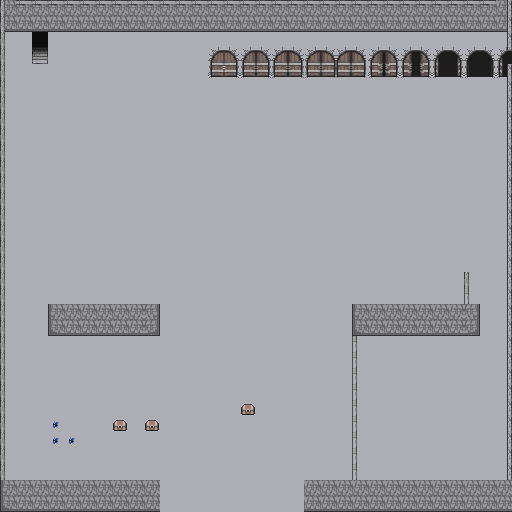

This game map was drawn from its Tiled (.tmx) file and the tilesets committed beside it. A one-line description and the trimmed map source follow:
An orthogonal 32x32 tile map with 16x16 px tiles, 3 tile layers (bg, bg nopass, fg), 3 tilesets.

<map version="1.10" tiledversion="git" orientation="orthogonal" renderorder="right-down" width="32" height="32" tilewidth="16" tileheight="16" infinite="0" nextlayerid="5" nextobjectid="2">
 <tileset firstgid="1" source="tilesets/normal_terrain.tsx" />
 <tileset firstgid="401" source="tilesets/normal_objects.tsx" />
 <tileset firstgid="404" source="tilesets/normal_items.tsx" />
 <layer id="1" name="bg" width="32" height="32" locked="1">
  <data>[1024 cells, 1024 non-empty, 3 distinct tile ids]</data>
 </layer>
 <layer id="4" name="bg nopass" width="32" height="32" locked="1">
  <data>[1024 cells, 121 non-empty, 19 distinct tile ids]</data>
 </layer>
 <layer id="2" name="fg" width="32" height="32">
  <data>[1024 cells, 169 non-empty, 12 distinct tile ids]</data>
 </layer>
</map>
